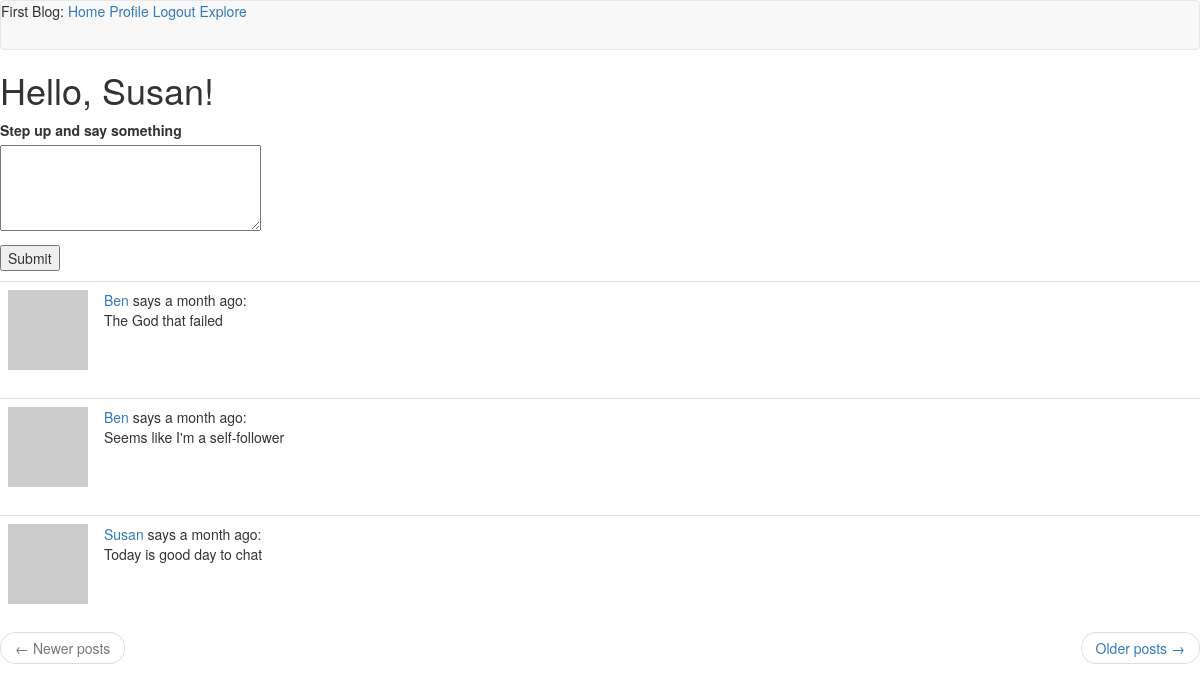
The page /index (signed in) on the database as committed earlier.
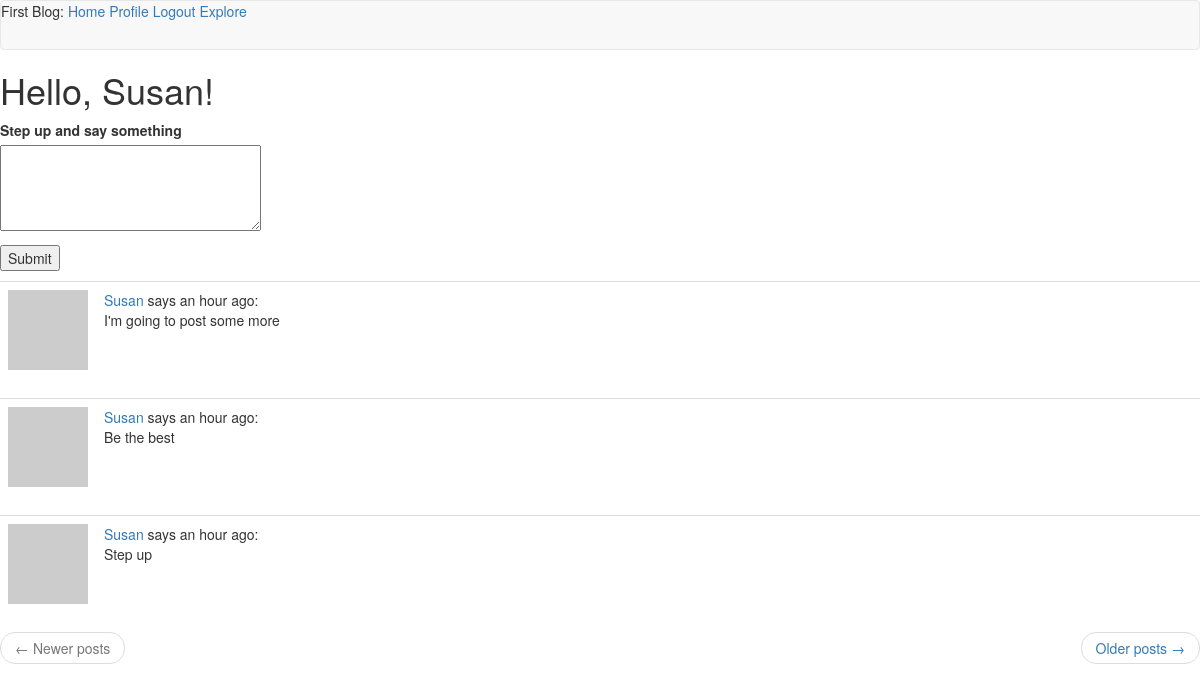
The same page on the database as committed later.
### ap/models.py (models this page shows, shortened)
class User(UserMixin, db.Model):
    id = db.Column(db.Integer, primary_key = True)
    username = db.Column(db.String(64), index = True, unique = False)
    email = db.Column(db.String(120), index = True, unique = True)
    password_hash = db.Column(db.String(128))
    posts = db.relationship('Post', backref = 'author', lazy = 'dynamic')
    about_me = db.Column(db.String(140))
    last_seen = db.Column(db.DateTime, default=datetime.utcnow)
    followed = db.relationship(
       'User', secondary=followers,
        primaryjoin=(followers.c.follower_id == id),
        secondaryjoin=(followers.c.followed_id == id),
        backref=db.backref('followers', lazy='dynamic'), lazy='dynamic')
    def avatar(self, size):
        digest = md5(self.email.lower().encode('utf-8')).hexdigest()
        return 'https://www.gravatar.com/avatar/{}?d=identicon&s={}'.format(digest, size)
    def followed_posts(self):
        followed = Post.query.join(
            followers, (followers.c.followed_id == Post.user_id)).filter(
            followers.c.follower_id == self.id)
        own = Post.query.filter_by(user_id=self.id)
        return followed.union(own).order_by(Post.timestamp.desc())

class Post(db.Model):
    id = db.Column(db.Integer, primary_key = True)
    body = db.Column(db.String(140))
    timestamp = db.Column(db.DateTime, index = True, default = datetime.utcnow)
    user_id = db.Column(db.Integer, db.ForeignKey('user.id'))

### ap/routes.py (the view)
@app.route('/', methods=['GET', 'POST'])
@app.route('/index', methods=['GET', 'POST'])
@login_required
def index():
    form = PostForm()
    if form.validate_on_submit():
        post = Post(body=form.post.data, author=current_user)
        db.session.add(post)
        db.session.commit()
        flash('It flew away. Suffer!!!')
        return redirect(url_for('index'))
    page = request.args.get('page', 1, type=int)
    posts = current_user.followed_posts().paginate(page, app.config['POSTS_PER_PAGE'], False)
    next_url = url_for('index', page=posts.next_num) \
        if posts.has_next else None
    prev_url = url_for('index', page=posts.prev_num) \
        if posts.has_prev else None
    return render_template("index.html", title = 'Fuck off', form=form, posts = posts.items, next_url=next_url, prev_url=prev_url)

### ap/forms.py
class PostForm(FlaskForm):
    post = TextAreaField('Step up and say something', validators=[DataRequired(), Length(min=1, max=140)])
    submit = SubmitField('Submit')

### ap/models.py (called while the page is built)
@login.user_loader
def load_user(id):
    return User.query.get(int(id))

### ap/routes.py (called while the page is built)
@app.before_request
def before_request():
    if current_user.is_authenticated:
        current_user.last_seen = datetime.utcnow()
        db.session.commit()

### ap/templates/index.html (shortened to what this page needs)
{% extends "base.html" %}
{% block content %}
    <h1>Hello, {{ current_user.username }}!</h1>
    {% if form %}
    <form action="" method="post">
        <p>
            {{ form.post.label }}<br>
            {{ form.post(cols=32, rows=4) }}<br>
        </p>
        <p>
            {{ form.submit() }}
        </p>
    </form>
    {% endif %}
    {% for post in posts %}
        {% include '_post.html' %}
    {% endfor %}
    <nav aria-label="...">
        <ul class="pager">
            <li class="previous{% if not prev_url %} disabled{% endif %}">
                <a href="{{ prev_url or '#' }}">
                    <span aria-hidden="true">&larr;</span> Newer posts
                </a>
            </li>
            <li class="next{% if not next_url %} disabled{% endif %}">
                <a href="{{ next_url or '#' }}">
                    Older posts <span aria-hidden="true">&rarr;</span>
                </a>
            </li>
        </ul>
    </nav>
{% endblock %}

### ap/templates/base.html (shortened to what this page needs)
{% extends 'bootstrap/base.html' %}
{% block navbar %}
    <nav class="navbar navbar-default">
         <div>
            First Blog:
            <a href="{{ url_for('index') }}">Home</a>
            {% if current_user.is_anonymous %}
            <a href = "{{ url_for('login') }}">Login</a>
            {% else %}
            <a href="{{ url_for('user', username=current_user.username) }}">Profile</a>
            <a href="{{ url_for('logout') }}">Logout</a>
            <a href="{{ url_for('explore') }}">Explore</a>
            {% endif %}
         </div>
    </nav>
{% endblock %}

### ap/templates/_post.html
<table class="table table-hover">
    <tr>
        <td width="70px">
            <a href="{{ url_for('user', username=post.author.username) }}">
                <img src="{{ post.author.avatar(70) }}" />
            </a>
        </td>
        <td>
            <a href="{{ url_for('user', username=post.author.username) }}">
                {{ post.author.username }}
            </a>
            says {{ moment(post.timestamp).fromNow() }}:
            <br>
            {{ post.body }}
        </td>
    </tr>
</table>

Rows that differ between the two databases and show on the page:
no longer on this page (row unchanged): Post: author.username "Ben", timestamp "a month ago", body "The God that failed"
no longer on this page (row unchanged): Post: author.username "Ben", timestamp "a month ago", body "Seems like I'm a self-follower"
no longer on this page (row unchanged): Post: author.username "Susan", timestamp "a month ago", body "Today is good day to chat"
added Post: author.username "Susan", timestamp "an hour ago", body "I'm going to post some more"
added Post: author.username "Susan", timestamp "an hour ago", body "Be the best"
added Post: author.username "Susan", timestamp "an hour ago", body "Step up"
